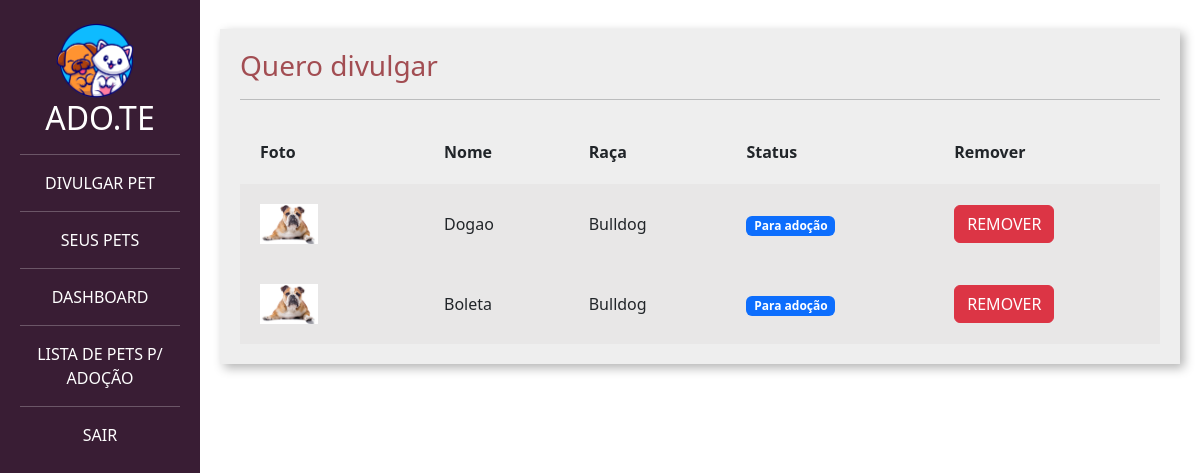
The page /divulgar/seus_pets/ (signed in) on the database as committed earlier.
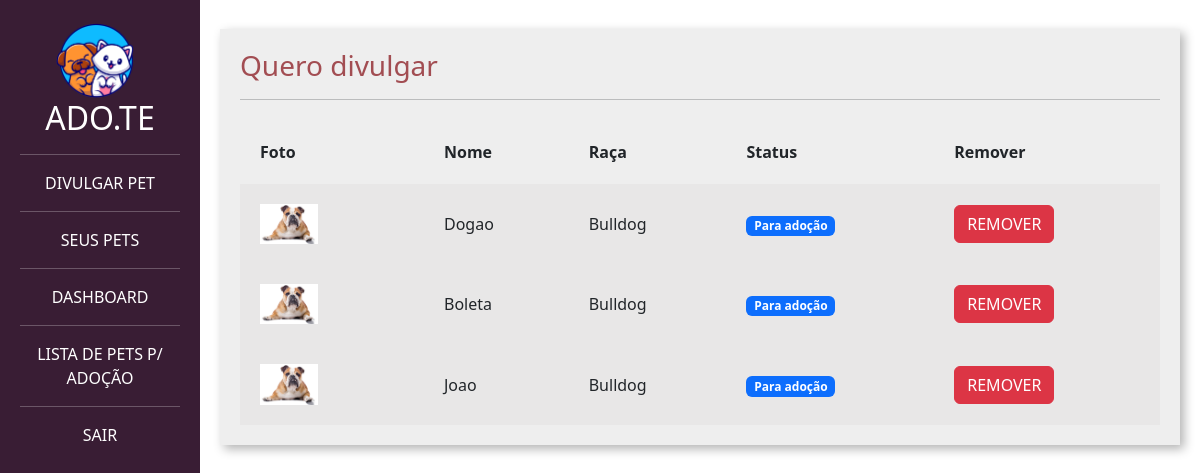
The same page on the database as committed later.
### divulgar/models.py (models this page shows, shortened)
class Pet(models.Model):
    choices_status = (('P','Para adoção'),
              ('A','Adotado'))
    usuario = models.ForeignKey(User, on_delete=models.DO_NOTHING)
    foto = models.ImageField(upload_to="fotos_pets")
    nome = models.CharField(max_length=20)
    descricao = models.TextField()
    estado = models.CharField(max_length=50)
    cidade =  models.CharField(max_length=50)
    telefone = models.CharField(max_length=50)
    tags = models.ManyToManyField(Tag)
    raca = models.ForeignKey(Raca, on_delete=models.DO_NOTHING)
    status = models.CharField(max_length=2,choices=choices_status, default='P')

class Raca(models.Model):
    raca = models.CharField(max_length=50)
    def __str__(self):
        return self.raca

### divulgar/views.py (the view)
# urls.py: path('seus_pets/', views.seus_pets, name="seus_pets"),
def seus_pets(request):
    if request.method =="GET":
        pets = Pet.objects.filter(usuario = request.user)
        return render(request,'seus_pets.html',{'pets':pets})

### divulgar/templates/seus_pets.html (shortened to what this page needs)
{% load static %}
<!doctype html>
<html lang="pt-BR">
    <head>
    <link href="https://cdn.jsdelivr.net/npm/bootstrap@5.3.0-alpha1/dist/css/bootstrap.min.css" rel="stylesheet">
    <link href="{% static 'usuarios/css/cadastro.css' %}" rel="stylesheet">
    <link href="{% static 'divulgar/css/novo_pet.css' %}" rel="stylesheet">
    <link href="{% static 'divulgar/css/seus_pet.css' %}" rel="stylesheet">
    </head>
    <body>
        <div class="container-fluid">
            <div class="row">
                <div class="col-md-2 bg-side sidebar">
                    <img src="{% static 'usuarios/img/logo_adote.png' %}" width="50%">
                    <h2>ADO.TE</h2>
                    <hr>
                    <a class="nav-link" href="{% url 'novo_pet' %}">DIVULGAR PET</a>
                    <hr>
                    <a class="nav-link" href="{% url 'seus_pets' %}">SEUS PETS</a>
                    <hr>
                    <a class="nav-link" href="{% url 'dashboard' %}">DASHBOARD</a>
                    <hr>
                    <a class="nav-link" href="{% url 'listar_pets' %}">LISTA DE PETS P/ ADOÇÃO</a>
                    <hr>
                    <a class="nav-link" href="{% url 'sair' %}">SAIR</a>
                </div>
                <div class="col-md">
                    <div class="wrapper">
                        <div class="box width80">
                            <h3 class="font-vinho">Quero divulgar</h3>
                            <hr>
                             <table class="tabela" cellpadding="20">
                                <tr>
                                    <th>Foto</th>
                                    <th>Nome</th>
                                    <th>Raça</th>
                                    <th>Status</th>
                                    <th>Remover</th>
                                </tr>
                                {% for pet in pets %}
                                    <tr class="tabela-linha">
                                        <td width="20%">
                                            <img width="40%" src="{{pet.foto.url}}">
                                        </td>
                                        <td>
                                            {{pet.nome}}
                                        </td>
                                        <td>
                                            {{pet.raca}}
                                        </td>
                                        <td>
                                            {% if pet.status == "P" %}
                                            <span class="badge text-bg-primary">Para adoção</span>
                                           {% elif pet.status == "A" %}
                                           <span class="badge text-bg-success">Adotado</span>
                                           {% endif %}
                                        </td>
                                        <td>
                                            <a href="{% url 'remover_pet' pet.id %}" class="btn btn-danger">REMOVER</a>
                                        </td>
                                        {% endfor %}
                                    </tr>
                            </table>
                        </div>
                    </div>
                </div>
            </div>
        </div>
    </body>
</html>

Rows that differ between the two databases and show on the page:
added Pet: foto (picture), nome "Joao", raca "Bulldog", status "Para adoção"
